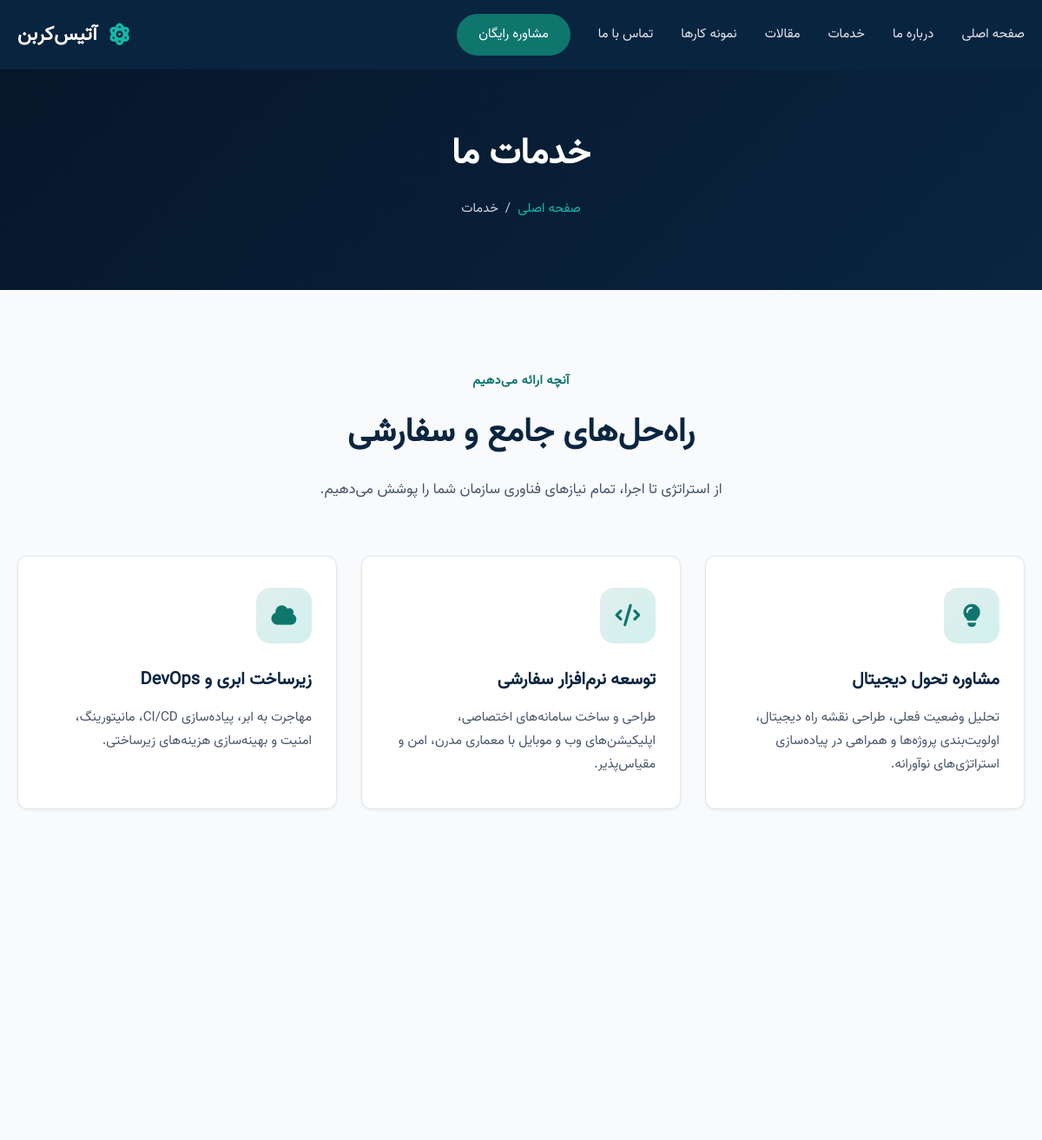
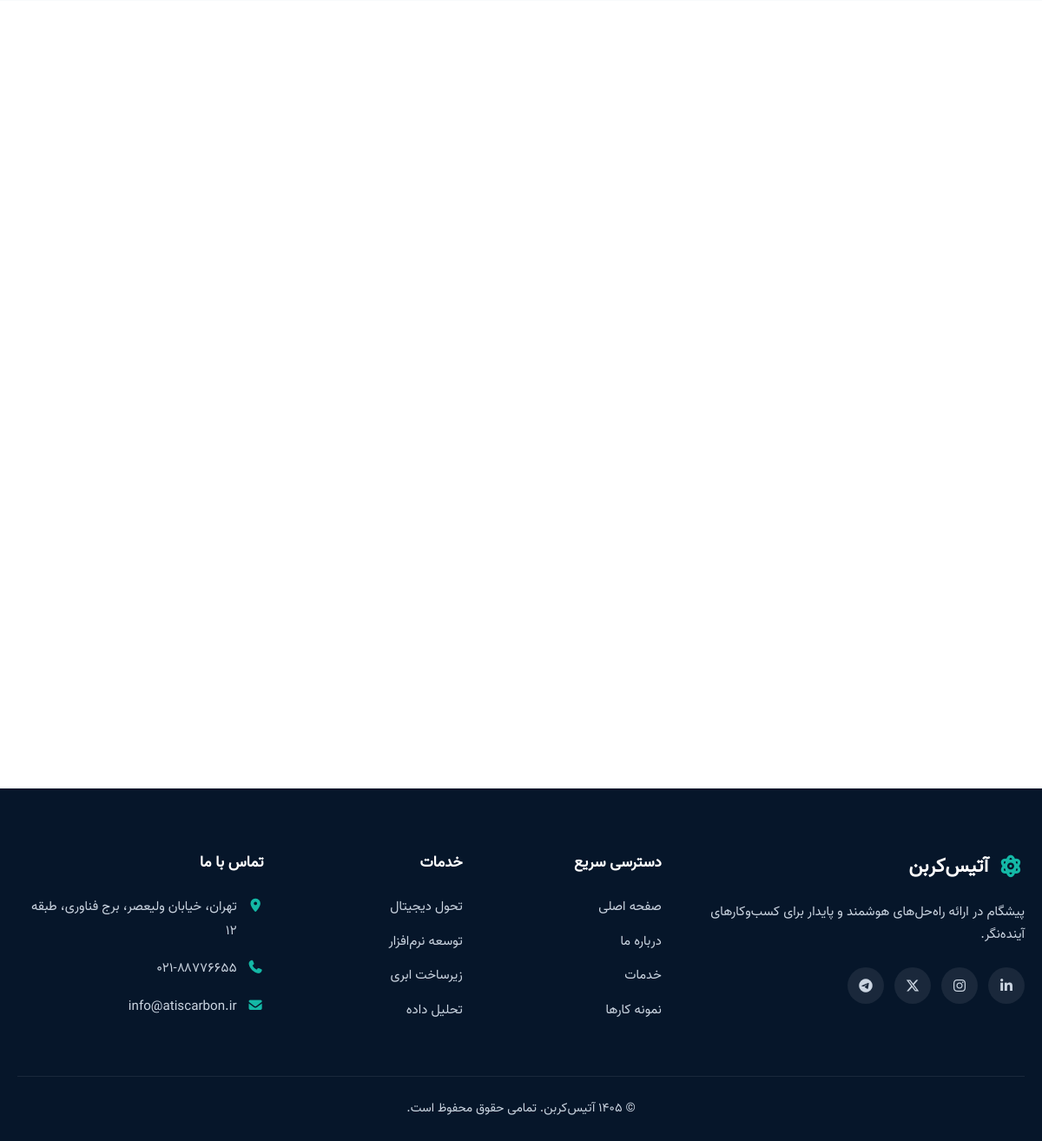
/Atis_carbon/services, run on the app's committed database (2 pictures, top to bottom).
### tables this page shows
CREATE TABLE `services` (
  `id` int(11) NOT NULL,
  `name` text NOT NULL,
  `icon` text NOT NULL,
  `content` text NOT NULL
);

### index.php (called while the page is built, shortened)
<?php
require __DIR__."/core/config.php";
require __DIR__."/core/connection.php";
require __DIR__."/core/DB.class.php";
require __DIR__."/core/function.php";
Router($routes);

### core/DB.class.php (called while the page is built, shortened)
<?php
class DB
{
     public static function get(string $table,$number = null): array{
          global $conn;
          $query = "SELECT * FROM $table";
          $do = $conn->prepare($query);
          $do->execute();
          $results = $do->fetchAll(PDO::FETCH_ASSOC);
          if (count($results) > 0) {
               return $results;
          } else {
               return ["error" => "این اطلاعات وجود ندارد"];
          }
     }
}

### pages/services.atri.php (the view, shortened to what this page needs)
<section class="page-header">
  <div class="container">
    <h1>خدمات ما</h1>
    <div class="breadcrumb">
      <a href="<?= url("/") ?>">صفحه اصلی</a>
      <span>/</span>
      <span>خدمات</span>
    </div>
  </div>
</section>
<section class="section">
  <div class="container">
    <div class="section-header fade-up">
      <span class="subtitle">آنچه ارائه می‌دهیم</span>
      <h2>راه‌حل‌های جامع و سفارشی</h2>
      <p>از استراتژی تا اجرا، تمام نیازهای فناوری سازمان شما را پوشش می‌دهیم.</p>
    </div>
    <div class="services-grid">
      <?php foreach(\core\DB::get("services") as $service): ?>
      <div class="service-card fade-up">
        <div class="service-icon"><i class="fas <?= $service["icon"] ?>"></i></div>
        <h3><?= $service["name"] ?></h3>
        <p><?= $service["content"] ?></p>
      </div>
      <?php endforeach; ?>
    </div>
  </div>
</section>
<section class="section" style="background: var(--white);">
  <div class="container">
    <div class="services-grid">
    </div>
  </div>
</section>

### assets/css/style.css (style rules this page uses)
:root { --primary: #0A2540; --primary-light: #1E3A5F; --primary-dark: #06162A; --accent: #0F766E; --accent-light: #14B8A6; --accent-dark: #0D5C56; --white: #FFFFFF; --off-white: #F8FAFC; --gray-100: #F1F5F9; --gray-200: #E2E8F0; --gray-300: #CBD5E1; --gray-600: #475569; --gray-700: #334155; --gray-800: #1E293B; --shadow-sm: 0 1px 3px rgba(10, 37, 64, 0.08); --shadow-md: 0 4px 20px rgba(10, 37, 64, 0.12); --shadow-lg: 0 10px 40px rgba(10, 37, 64, 0.15); --radius: 12px; --radius-sm: 8px; --transition: all 0.35s cubic-bezier(0.4, 0, 0.2, 1); --font: 'vazir'; }
*, *::before, *::after { box-sizing: border-box; margin: 0; padding: 0; }
html { scroll-behavior: smooth; font-size: 16px; }
body { font-family: var(--font); background: var(--off-white); color: var(--gray-800); line-height: 1.8; direction: rtl; overflow-x: hidden; }
a { text-decoration: none; color: inherit; transition: var(--transition); }
.container { width: 100%; max-width: 1200px; margin: 0 auto; padding: 0 20px; }
.section { padding: 90px 0; }
.section-header { text-align: center; max-width: 640px; margin: 0 auto 60px; }
.section-header .subtitle { display: inline-block; color: var(--accent); font-weight: 600; font-size: 0.9rem; margin-bottom: 12px; letter-spacing: 0.5px; }
.section-header h2 { font-size: clamp(1.8rem, 4vw, 2.4rem); color: var(--primary); font-weight: 800; margin-bottom: 16px; }
.section-header p { color: var(--gray-600); font-size: 1.05rem; }
.services-grid { display: grid; grid-template-columns: repeat(auto-fit, minmax(280px, 1fr)); gap: 28px; }
.service-card { background: var(--white); border-radius: var(--radius); padding: 36px 28px; box-shadow: var(--shadow-sm); transition: var(--transition); border: 1px solid var(--gray-200); position: relative; overflow: hidden; }
.service-card::before { content: ''; position: absolute; top: 0; right: 0; width: 100%; height: 4px; background: linear-gradient(90deg, var(--accent), var(--accent-light)); transform: scaleX(0); transform-origin: right; transition: var(--transition); }
.service-icon { width: 64px; height: 64px; background: linear-gradient(135deg, rgba(15, 118, 110, 0.12), rgba(20, 184, 166, 0.2)); border-radius: 16px; display: flex; align-items: center; justify-content: center; margin-bottom: 24px; color: var(--accent); font-size: 1.6rem; transition: var(--transition); }
.service-card h3 { font-size: 1.25rem; color: var(--primary); margin-bottom: 12px; font-weight: 700; }
.service-card p { color: var(--gray-600); font-size: 0.95rem; }
.page-header { background: linear-gradient(135deg, var(--primary-dark), var(--primary)); padding: 140px 0 80px; text-align: center; color: var(--white); position: relative; }
.page-header h1 { font-size: 2.6rem; font-weight: 800; margin-bottom: 12px; }
.breadcrumb { display: flex; justify-content: center; gap: 8px; font-size: 0.95rem; color: var(--gray-300); }
.breadcrumb a { color: var(--accent-light); }
.fade-up { opacity: 0; transform: translateY(40px); transition: opacity 0.7s ease, transform 0.7s ease; }
.fade-up.visible { opacity: 1; transform: translateY(0); }

### data on the page
services: name "مشاوره تحول دیجیتال", content "تحلیل وضعیت فعلی، طراحی نقشه راه دیجیتال، اولویت‌بندی پروژه‌ها و همراهی در پیاده‌سازی استراتژی‌های نوآورانه."
services: name "توسعه نرم‌افزار سفارشی", content "طراحی و ساخت سامانه‌های اختصاصی، اپلیکیشن‌های وب و موبایل با معماری مدرن، امن و مقیاس‌پذیر."
services: name "زیرساخت ابری و DevOps", content "مهاجرت به ابر، پیاده‌سازی CI/CD، مانیتورینگ، امنیت و بهینه‌سازی هزینه‌های زیرساختی."
